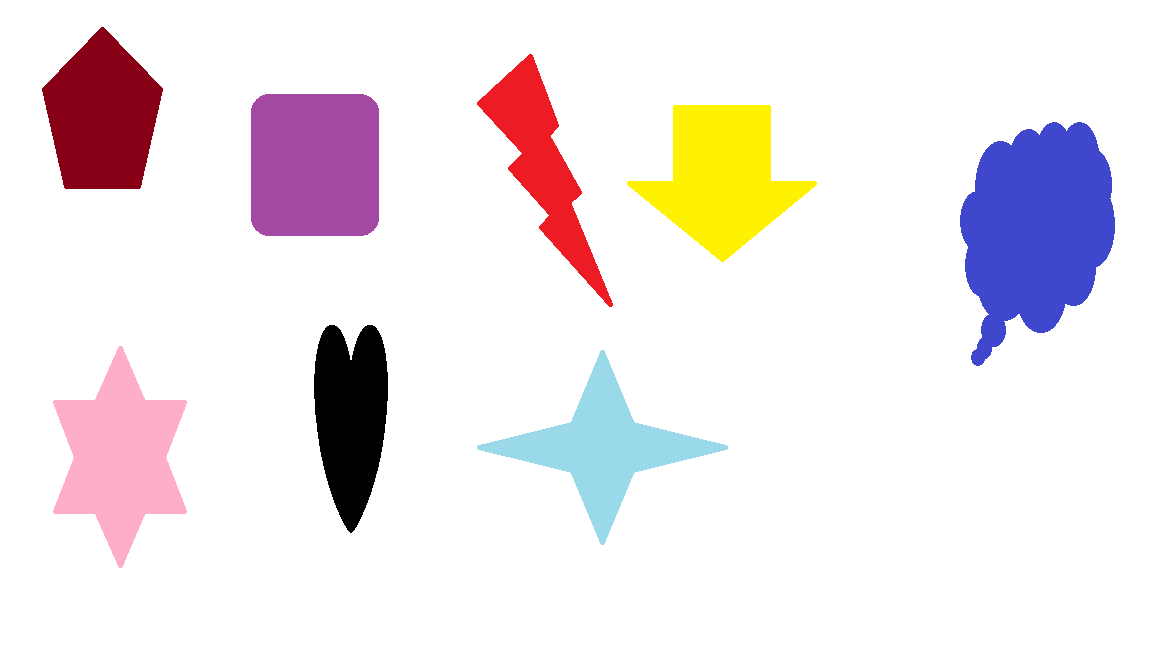
#> input picture Segundo Corte/Evaluación 2/img2.png, 1152 x 648 px
$ python binarizacion_elbow.py
#> lines starting #> are read from the running program, lines starting #| are printed output that depends on the picture; after the words box and inside, x2 and y2 are one past the last pixel; in counts of white or black regions, pixels touching at a corner belong together
import cv2
import math
from sklearn.cluster import KMeans
from sklearn import metrics
from scipy.spatial.distance import cdist
import numpy as np
import matplotlib.pyplot as plt
from matplotlib import cm
import random

plt.close('all')

# Lectura de la imagen
imagen=cv2.imread('img2.png')
#> imagen is the input picture: shape (648, 1152, 3); mean B, G, R 233.1, 230.1, 238.1
height, width, channels = imagen.shape
#> height = 648; width = 1152; channels = 3

# Cambio de tamaño (Resize)
resolucion_qvga = (320,240)
imagen_qvga = cv2.resize(imagen,resolucion_qvga)
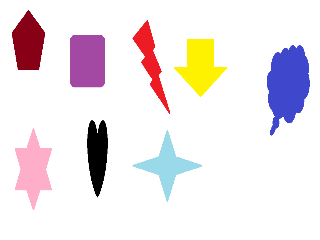
#> imagen_qvga: shape (240, 320, 3); mean B, G, R 233.2, 230.2, 238.2


# Escala de grises
imagen_grises = cv2.cvtColor(imagen_qvga,cv2.COLOR_BGR2GRAY)
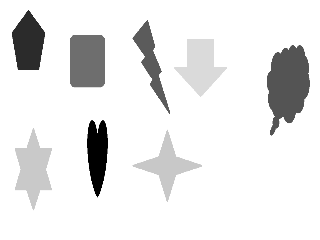
#> imagen_grises: shape (240, 320); min 0, max 255, mean 232.9

# Binarización de la imagen
thresh = 250
_,img_binaria_bn = cv2.threshold(imagen_grises, thresh,255,cv2.THRESH_BINARY) # Imagen con fondo blanco
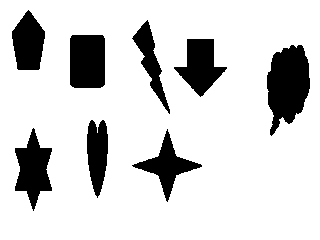
#> img_binaria_bn: shape (240, 320); 83.2% white; 8 black regions, largest, box (x1, y1, x2, y2) and area: (267, 45, 310, 136) 2685, (70, 35, 105, 88) 1833, (15, 128, 52, 211) 1680
img_binaria = cv2.bitwise_not(img_binaria_bn) # Imagen con fondo negro


# Creating the data
canales = cv2.split(img_binaria)
pixeles = canales[0]
coordenadas_puntos = np.where(pixeles == 255)
#> coordenadas_puntos = 12890 positions, rows 10 to 210, columns 12 to 309
numero_puntos = len(coordenadas_puntos[0])
#> numero_puntos = 12890

x1 = coordenadas_puntos[0]
#> x1 = 12890 values from 10 to 210
x2 = coordenadas_puntos[1]
#> x2 = 12890 values, max 309 at index 6188, min 12 at index 420, mean 144


# Método del codo

X = np.array(list(zip(x1, x2))).reshape(len(x1), 2)
#> X = 12890 pairs, first value 10 to 210, second value 12 to 309

distortions = []
K = range(1, 30)

for k in K:

    kmeans = KMeans(n_clusters=k)
    kmeans.fit(X)
    distortions.append(sum(np.min(cdist(X, kmeans.cluster_centers_,
										'euclidean'), axis=1)) / X.shape[0])
#> after the loop, distortions = 29 values, max 98.19 at index 0, min 8.73 at index 28, mean 20.48

# Calcular la variación relativa de las distancias
variations = []
for i in range(1, len(distortions)):
    variation = (distortions[i-1] - distortions[i]) / distortions[i-1]
    variations.append(variation)
#> this loop made 28 passes
#> variation on passes 1 to 12: 0.33, 0.266, 0.172, 0.27, 0.157, 0.173, 0.0716, 0.0943, 0.0729, 0.0608, 0.0322, -0.025
#> after the loop, variations = 28 values, max 0.33 at index 0, min -0.0265 at index 17, mean 0.0781

# Encontrar el punto de inflexión
threshold = 0.1  # Umbral de variación relativa
elbow_index = np.where(np.array(variations) < threshold)[0][0]
#> elbow_index = 6
ideal_k = K[elbow_index]
#> ideal_k = 7


# Clusterización por Kmeans

U = np.zeros((ideal_k,numero_puntos))
Um1 = np.zeros((ideal_k,numero_puntos))

for i in range(0,numero_puntos,1):
    aux = random.randint(0,ideal_k-1)
    U[aux][i] = 1
    Um1[aux][i] = 1
#> this loop made 12890 passes
#> aux on passes 1 to 3: 6, 3, 6

cont = 0

while(True):

    #Cálculo de los centroides
    centrosxy = np.zeros((ideal_k,2))
    numx = 0
    denx = 0
    numy = 0
    deny = 0

    for i in range(0,ideal_k,1):
        for j in range(0,numero_puntos,1):
            numx += U[i][j]*x1[j]
            denx += U[i][j]
            numy += U[i][j]*x2[j]
            deny += U[i][j]
        centrosxy[i][0] = numx/denx
        centrosxy[i][1] = numy/deny
        numx = 0
        denx = 0
        numy = 0
        deny = 0

    # #Distancias entre los centroides y los datos
    distancias = np.zeros((ideal_k,numero_puntos))

    for j in range(0,ideal_k,1):
        for i in range(0,numero_puntos,1):
            distancias[j][i] = math.sqrt((x1[i]-centrosxy[j][0])**2 + (x2[i]-centrosxy[j][1])**2)

    indices_min = np.argmin(distancias, axis=0)

    #Actualización de U
    for i in range(0,numero_puntos,1):
        indice = indices_min[i]
        for j in range(0,ideal_k,1):
            if j == indice:
                Um1[j][i] = 1
            else:
                Um1[j][i] = 0
    cont += 1
    if np.array_equal(U,Um1):
        break
    U = Um1
#> after the loop, cont = 2

plt.figure(1)
plt.scatter(coordenadas_puntos[0], coordenadas_puntos[1], s = 10 ,color='black',label = "Pixeles")
colores = ["#F796E1","#FF0000","#8E44AD","#BCF558","#0000FF","#17A589","#B8860B","#556B2F","#2F4F4F","#FFD700","#90EE90"]
for i in range(ideal_k):
    plt.scatter(centrosxy[i][0],centrosxy[i][1],
                s = 100, c = 'black', label = "Centro de cluster {}".format(i+1))
plt.xlabel('Ancho')
plt.ylabel('Alto')
plt.title('Pixeles de los objetos')
plt.legend()
plt.show()
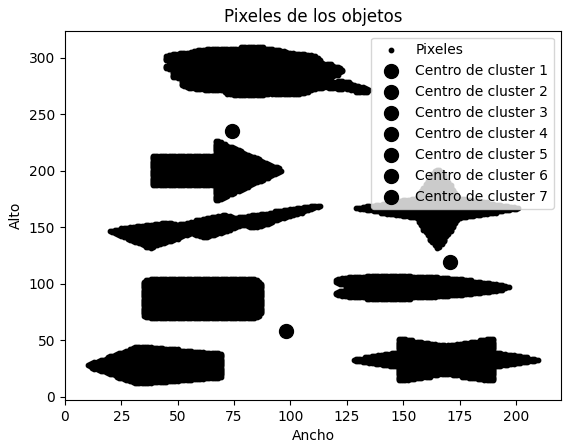
#> figure drawn by matplotlib, 1 panel

print(f"Número de elementos identificados = {ideal_k}")
#| Número de elementos identificados = 7

$ run again, with Segundo Corte/Evaluación 2/img3.png copied over Segundo Corte/Evaluación 2/img2.png
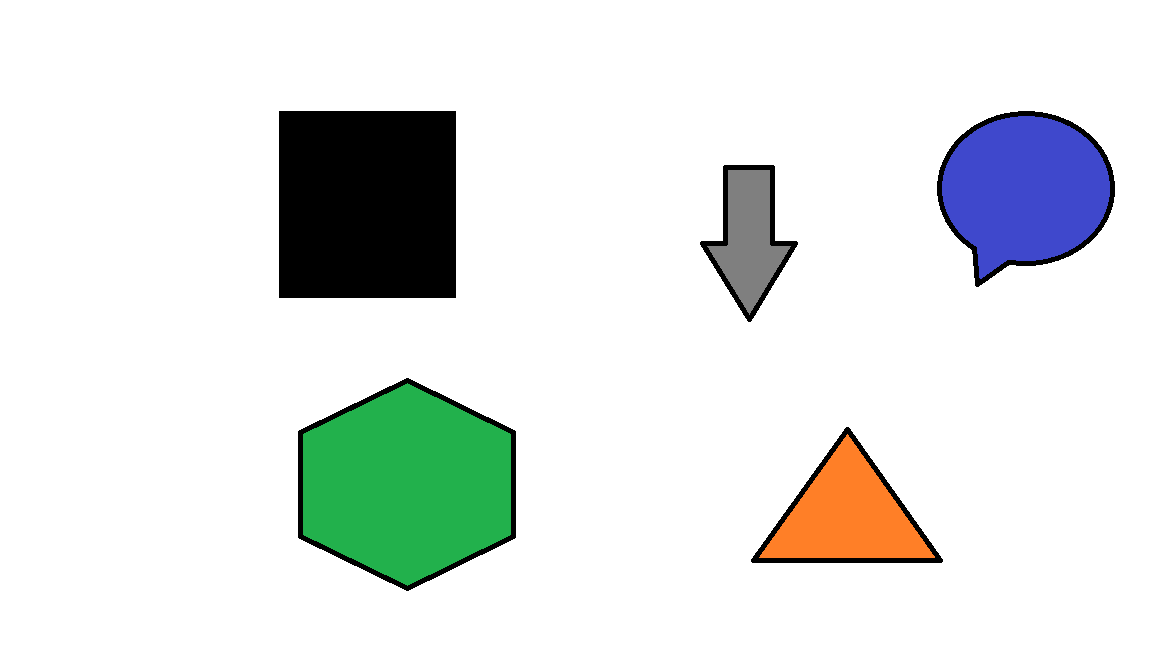
#> input picture Segundo Corte/Evaluación 2/img3.png, 1152 x 648 px
#> imagen is the input picture: shape (648, 1152, 3); mean B, G, R 226.9, 229, 224.6
#> `_,img_binaria_bn = cv2.threshold(imagen_grises, thresh,255,cv2.THRESH_..`:
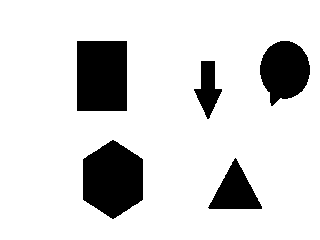
#> img_binaria_bn: shape (240, 320); 84.7% white; 5 black regions, box (x1, y1, x2, y2) and area: (83, 140, 143, 219) 3605, (77, 41, 127, 111) 3500, (260, 41, 310, 106) 2329, (208, 158, 262, 209) 1440, (194, 61, 222, 119) 849
#> coordenadas_puntos = 11723 positions, rows 41 to 218, columns 77 to 309
#> numero_puntos = 11723
#> x1 = 11723 values from 41 to 218
#> x2 = 11723 values, max 309 at index 2256, min 77 at index 0, mean 165.2
#> X = 11723 pairs, first value 41 to 218, second value 77 to 309
#> after the loop `for k in K:`: distortions = 29 values, max 90.77 at index 0, min 7.92 at index 28, mean 17.67
#> the loop `for i in range(1, len(distortions)):` made 28 passes
#> variation on passes 1 to 8: 0.367, 0.228, 0.43, 0.193, 0.0984, 0.0353, 0.0593, 0.104
#> after the loop `for i in range(1, len(distortions)):`: variations = 28 values, max 0.43 at index 2, min 0.0112 at index 8, mean 0.0763
#> elbow_index = 4
#> ideal_k = 5
#> the loop `for i in range(0,numero_puntos,1):` made 11723 passes
#> aux on passes 1 to 3: 3, 3, 0
#> after the loop `while(True):`: cont = 2
#> `plt.show()`:
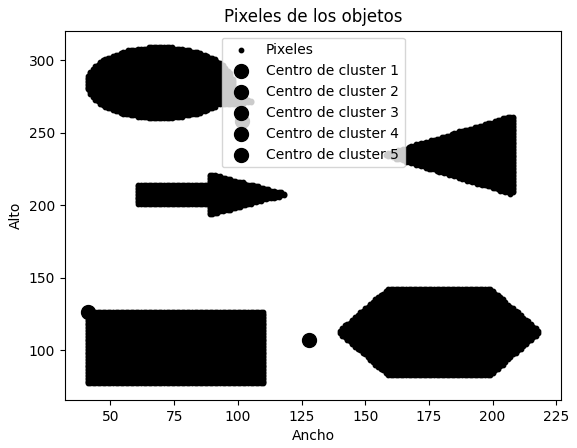
#> figure drawn by matplotlib, 1 panel
#| Número de elementos identificados = 5

$ run again, with Segundo Corte/Evaluación 2/img.png copied over Segundo Corte/Evaluación 2/img2.png
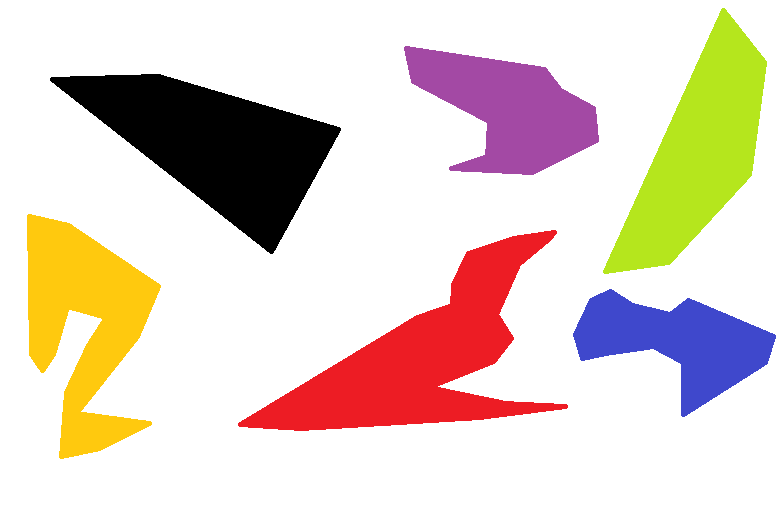
#> input picture Segundo Corte/Evaluación 2/img.png, 781 x 522 px
#> imagen is the input picture: shape (522, 781, 3); mean B, G, R 200.9, 211.1, 226.3
#> `_,img_binaria_bn = cv2.threshold(imagen_grises, thresh,255,cv2.THRESH_..`:
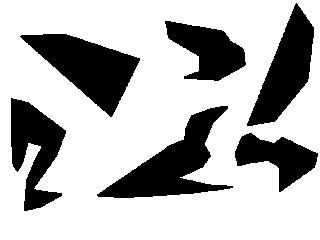
#> img_binaria_bn: shape (240, 320); 71.9% white; 6 black regions, box (x1, y1, x2, y2) and area: (97, 106, 233, 198) 4659, (20, 34, 140, 117) 4602, (247, 3, 314, 126) 3795, (11, 98, 66, 211) 3392, (165, 21, 246, 81) 2745, (235, 133, 318, 192) 2401
#> coordenadas_puntos = 21594 positions, rows 3 to 210, columns 11 to 317
#> numero_puntos = 21594
#> X = 21594 pairs, first value 3 to 210, second value 11 to 317
#> after the loop `for k in K:`: distortions = 29 values, max 100.8 at index 0, min 11.31 at index 27, mean 23.7
#> the loop `for i in range(1, len(distortions)):` made 28 passes
#> variation on passes 1 to 8: 0.354, 0.215, 0.19, 0.167, 0.18, 0.0808, 0.0841, 0.0218
#> after the loop `for i in range(1, len(distortions)):`: variations = 28 values, max 0.354 at index 0, min -0.00456 at index 27, mean 0.0711
#> elbow_index = 5
#> ideal_k = 6
#> the loop `for i in range(0,numero_puntos,1):` made 21594 passes
#> aux on passes 1 to 3: 3, 3, 0
#> after the loop `while(True):`: cont = 2
#> `plt.show()`:
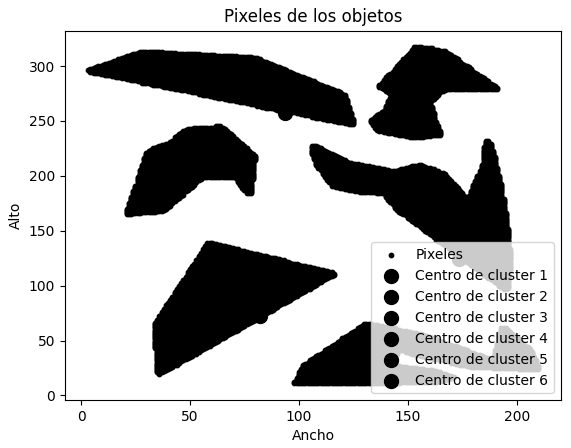
#> figure drawn by matplotlib, 1 panel
#| Número de elementos identificados = 6

$ run again, with Segundo Corte/Evaluación 2/img3.jpg saved as Segundo Corte/Evaluación 2/img2.png
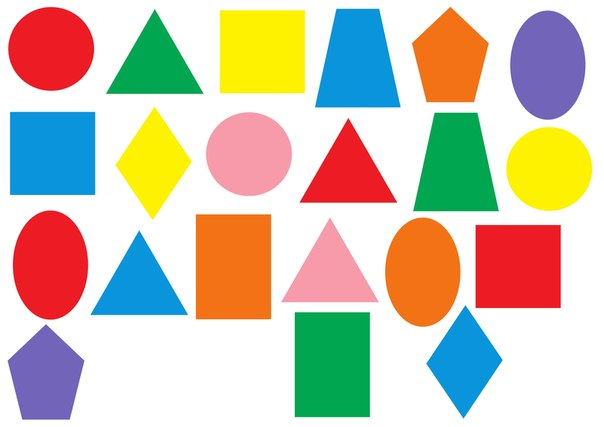
#> input picture Segundo Corte/Evaluación 2/img3.jpg, 604 x 427 px
#> imagen is the input picture: shape (427, 604, 3); mean B, G, R 178.5, 196.4, 206.1
#> `_,img_binaria_bn = cv2.threshold(imagen_grises, thresh,255,cv2.THRESH_..`:
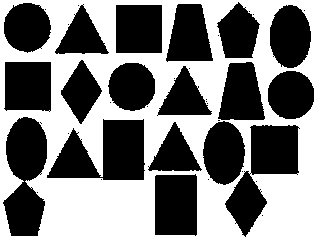
#> img_binaria_bn: shape (240, 320); 49.3% white; 1 white region, box (x1, y1, x2, y2) and area: (0, 0, 320, 240) 37862
#> coordenadas_puntos = 38938 positions, rows 2 to 236, columns 3 to 313
#> numero_puntos = 38938
#> X = 38938 pairs, first value 2 to 236, second value 3 to 313
#> after the loop `for k in K:`: distortions = 29 values, max 102.2 at index 0, min 14.68 at index 28, mean 30.18
#> the loop `for i in range(1, len(distortions)):` made 28 passes
#> variation on passes 1 to 8: 0.301, 0.128, 0.186, 0.13, 0.117, 0.0708, 0.0629, 0.0405
#> after the loop `for i in range(1, len(distortions)):`: variations = 28 values, max 0.301 at index 0, min 0.00963 at index 22, mean 0.0647
#> elbow_index = 5
#> ideal_k = 6
#> the loop `for i in range(0,numero_puntos,1):` made 38938 passes
#> aux on passes 1 to 3: 3, 3, 0
#> after the loop `while(True):`: cont = 2
#> `plt.show()`:
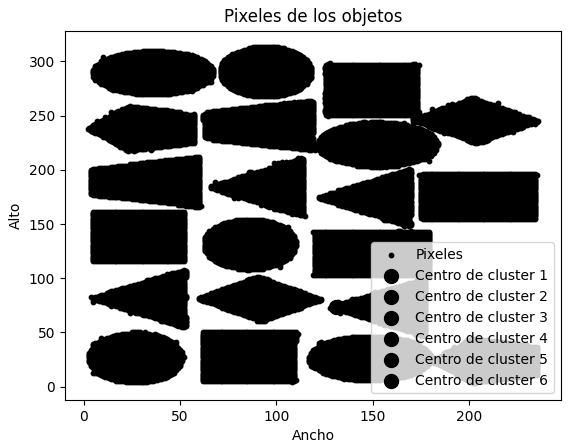
#> figure drawn by matplotlib, 1 panel
#| Número de elementos identificados = 6
